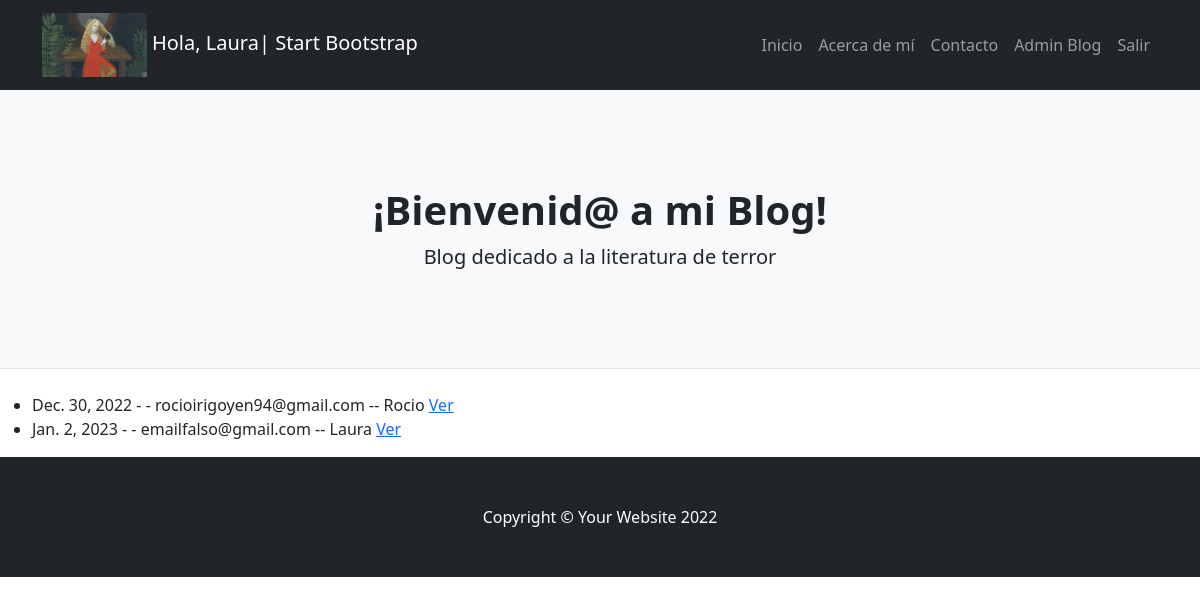
The app's page /blog-terror/mensajes/listar/ (signed in) with its own data.
### blog_terror/models.py (models this page shows)
class Avatar(models.Model):
    user = models.OneToOneField(to= User, on_delete=models.CASCADE, related_name="avatar")
    imagen = models.ImageField(upload_to= "avatares", null= "True", blank=True)

class Mensaje(models.Model):
    email = models.EmailField()
    nombre = models.CharField(max_length=100)
    texto = models.TextField(max_length=3000)
    enviado_el = models.DateField(auto_now_add=True)

### blog_terror/views.py (the view)
# urls.py: path("blog-terror/mensajes/listar/", MensajeListar.as_view(), name = "blog-terror-mensajes-listar"),
class MensajeListar(LoginRequiredMixin, ListView):
    model = Mensaje

### blog_terror/templates/blog_terror/mensaje_list.html (shortened to what this page needs)
{% extends "blog_terror/base.html" %}
{% block contenido %}
<ul>
{% for mensaje in object_list %}
    <li>
        {{mensaje.enviado_el}} - - {{mensaje.email}} -- {{mensaje.nombre}}
        <a href="{% url 'blog-terror-mensajes-detalle' mensaje.id %}">Ver</a>
    </li>
{% endfor %}
</ul>
{% endblock %}

### blog_terror/templates/blog_terror/base.html (shortened to what this page needs)
<!DOCTYPE html>
<html lang="en">
    <head>
        {%load static%}
        <link href="{% static 'blog_terror/css/styles.css' %}" rel="stylesheet" />
    </head>
    <body>
        <nav class="navbar navbar-expand-lg navbar-dark bg-dark">
            <div class="container">
                <a class="navbar-brand" href="{% url 'blog-terror-index' %}">
                    {%if user.is_authenticated  and  user.avatar.imagen %}
                    <img  src="{{user.avatar.imagen.url}}" height="64">
                    Hola, {{user.first_name}}|
                    {% endif %}
                    Start Bootstrap
                </a>
                <div class="collapse navbar-collapse" id="navbarSupportedContent">
                    <ul class="navbar-nav ms-auto mb-2 mb-lg-0">
                        <li class="nav-item"><a class="nav-link" href="{% url 'blog-terror-index' %}">Inicio</a></li>
                        <li class="nav-item"><a class="nav-link" href="{% url 'blog-terror-about' %}">Acerca de mí</a></li>
                        <li class="nav-item"><a class="nav-link" href="{% url 'blog-terror-mensajes-crear' %}">Contacto</a></li>
                        {% if user.is_authenticated %}
                        <li class="nav-item"><a class="nav-link" href= "{% url 'blog-terror-listar' %}">Admin Blog</a></li>
                        <li class="nav-item"><a class="nav-link" href= "{% url 'blog-terror-logout' %}">Salir</a></li>
                        {%else%}
                        <li class="nav-item"><a class="nav-link" href= "{% url 'blog-terror-login' %}">Ingresar</a></li>
                        <li class="nav-item"><a class="nav-link" href= "{% url 'blog-terror-signup' %}">Registrarse</a></li>
                        {% endif %}
                    </ul>
                </div>
            </div>
        </nav>
        <header class="py-5 bg-light border-bottom mb-4">
            <div class="container">
                <div class="text-center my-5">
                    <h1 class="fw-bolder">¡Bienvenid@ a mi Blog!</h1>
                    <p class="lead mb-0">Blog dedicado a la literatura de terror</p>
                </div>
            </div>
        </header>
        {% block contenido %} {% endblock %}
        <footer class="py-5 bg-dark">
            <div class="container"><p class="m-0 text-center text-white">Copyright &copy; Your Website 2022</p></div>
        </footer>
    </body>
</html>

### records on screen
Mensaje: enviado_el "Dec. 30, 2022", email "rocioirigoyen94@gmail.com", nombre "Rocio"
Mensaje: enviado_el "Jan. 2, 2023", email "emailfalso@gmail.com", nombre "Laura"

### other values on screen
{{ user.first_name }} "Laura"
